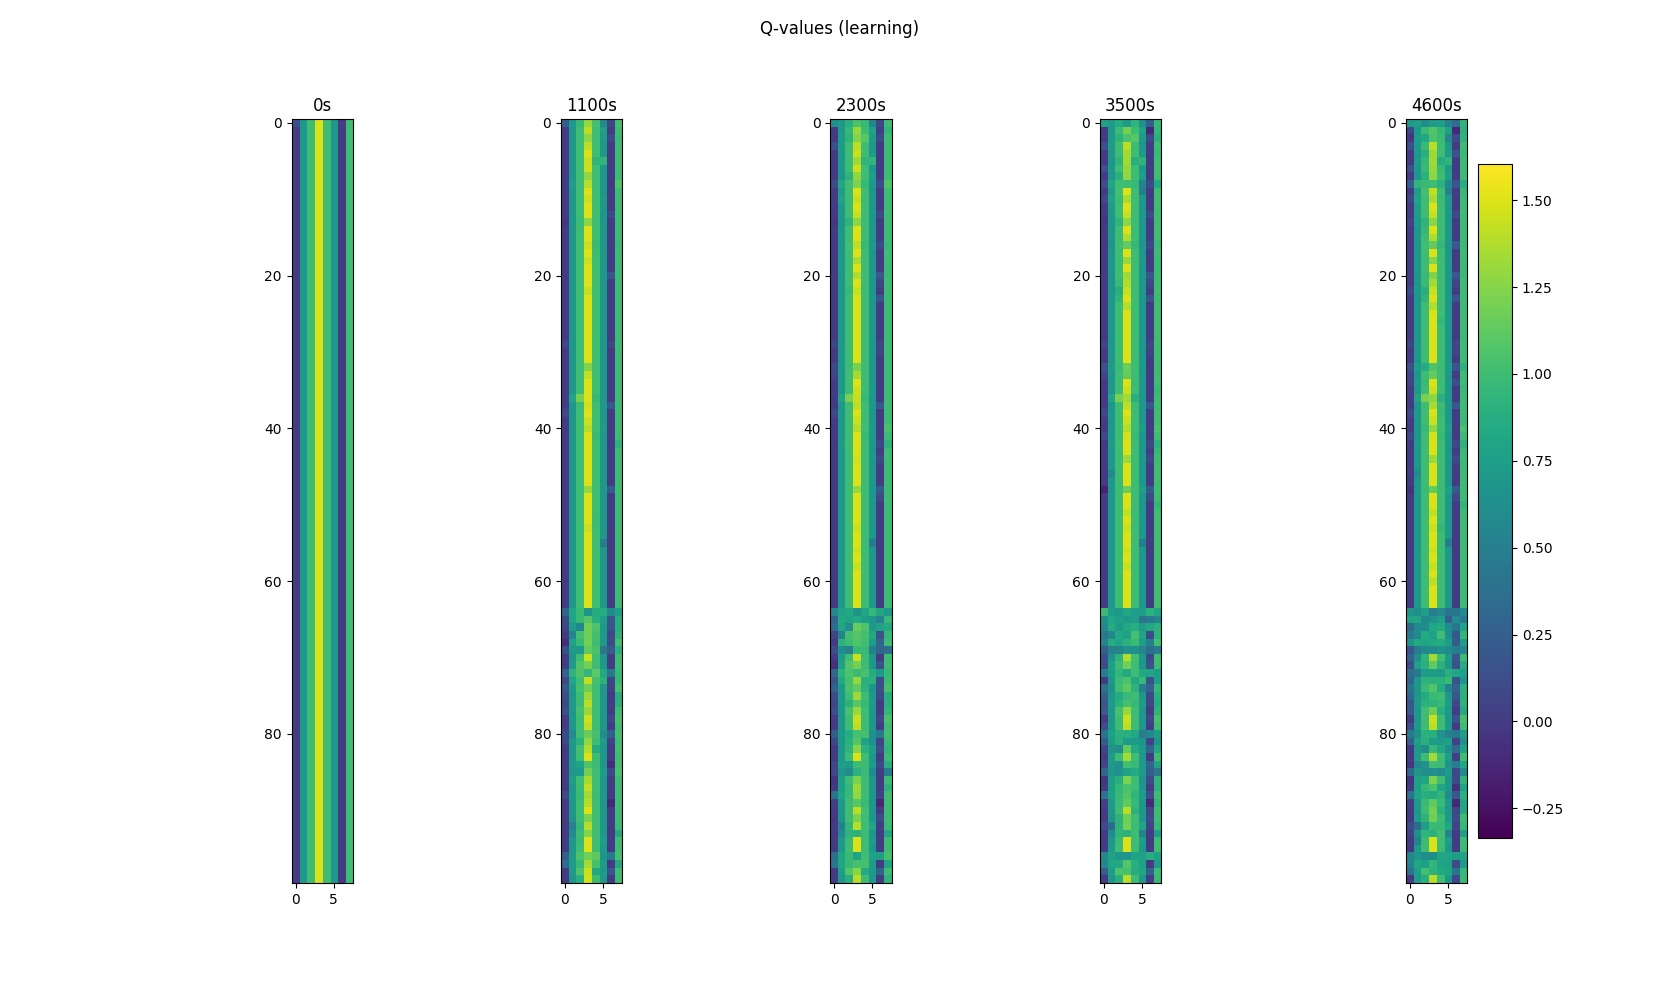

Write Python code to recreate this figure.
import matplotlib as mpl
import matplotlib.pyplot as plt
from mpl_toolkits.mplot3d import Axes3D
import numpy as np
import math

plt.close('all')

# Q-value
qtable = np.fromfile("qvalue.log",np.float32)

if(os.path.isfile("qvalue.log")==False):
    print "Run the brain first..."

state_size = 256;
action_size = 8;

Q = qtable.reshape(len(qtable)/state_size/action_size,state_size,action_size)

if(Q.shape[0]==0):
    print "Not enough learning.. Wait longer"

print "Epochs completed=",Q.shape[0]
print "|S|=",Q.shape[1],";|A|=",Q.shape[2],

fig, axes = plt.subplots(nrows=5, ncols=1)

S = range(0,100);
T = Q.shape[0];
T1 = int(T/4); T2 = int(T/2); T3 = int(3*T/4);

im1 = plt.subplot(1,5,1)
plt.imshow(Q[0,S,:])
plt.title(str(0*100)+"s")
plt.clim(np.min(Q),np.max(Q))

im2 = plt.subplot(1,5,2)
plt.imshow(Q[T1,S,:])
plt.title(str(T1*100)+"s")
plt.clim(np.min(Q),np.max(Q))

im3 = plt.subplot(1,5,3)
plt.imshow(Q[T2,S,:])
plt.title(str(T2*100)+"s")
plt.clim(np.min(Q),np.max(Q))

im4 = plt.subplot(1,5,4)
plt.imshow(Q[T3,S,:])
plt.title(str(T3*100)+"s")
plt.clim(np.min(Q),np.max(Q))

im5 = plt.subplot(1,5,5)
plt.imshow(Q[T-1,S,:])
plt.title(str((T-1)*100)+"s")
plt.clim(np.min(Q),np.max(Q))

plt.suptitle("Q-values (learning)")
plt.colorbar()
#plt.show()
